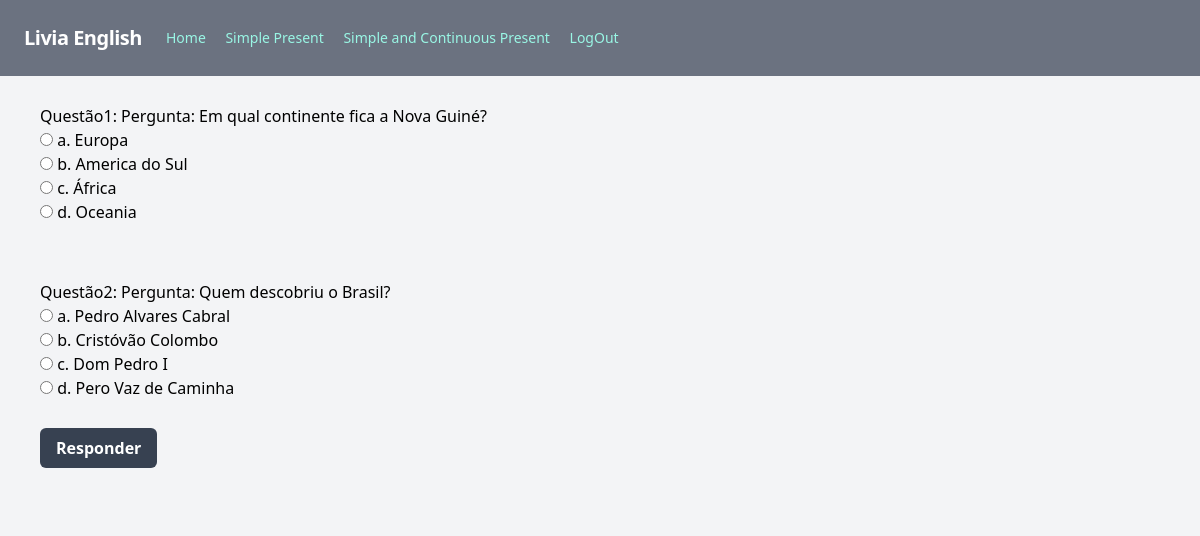
The app's page /questionario/ with its own data.
### simuladosingles/models.py (models this page shows)
class Question(models.Model):
    pergunta = models.CharField(max_length=500)
    assertiva1 = models.CharField(max_length=500)
    assertiva2 = models.CharField(max_length=500)
    assertiva3 = models.CharField(max_length=500)
    assertiva4 = models.CharField(max_length=500)
    resposta = models.CharField(max_length=500)

### simuladosingles/views.py (the view)
# urls.py: path('questionario/',views.questionario, name='questionario'),
def questionario(request):
    question_list = Question.objects.order_by("id")
    context = {
        "question_list": question_list,
    }
    return render(request, 'questionario.html',context)

### templates/questionario.html (shortened to what this page needs)
{% extends 'home.html' %}
{% block content %}
<form action="{% url 'resultado_questionario' %}" method="get" class="form-polls">
      {% for question in question_list %}
          <br/>
          <div class="text-left py-1 px-10">
          <fieldset>
              <legend>Questão{{question.id}}: Pergunta: {{ question.pergunta }}</legend>
              <div>
                <input type="radio" id="assertiva" name='{{question.id}}' value="{{question.assertiva1}}"  />
                <label for={{question.id}}a >a. {{ question.assertiva1 }}</label>
              </div>
              <div>
                  <input type="radio" id="assertiva" name='{{question.id}}' value="{{question.assertiva2}}" />
                  <label for={{question.id}}b>b. {{question.assertiva2}}</label>
                </div>
                <div>
                  <input type="radio" id="assertiva" name='{{question.id}}' value="{{question.assertiva3}}" />
                  <label for={{question.id}}c >c. {{question.assertiva3}}</label>
                </div>
                <div>
                  <input type="radio" id="assertiva" name='{{question.id}}' value="{{question.assertiva4}}" />
                  <label for={{question.id}}d>d. {{question.assertiva4}}</label>
                </div>
          </fieldset>
        </div>
       <br/>
      {% endfor %}
      <input class="bg-gray-700 ml-10 mb-10 hover:bg-blue-600 text-white font-semibold rounded-md py-2 px-4 w-50" type="submit" value="Responder" />
    </form>
{% endblock %}

### records on screen
Question: id "1", pergunta "Em qual continente fica a Nova Guiné?", assertiva1 "Europa", assertiva2 "America do Sul", assertiva3 "África", assertiva4 "Oceania"
Question: id "2", pergunta "Quem descobriu o Brasil?", assertiva1 "Pedro Alvares Cabral", assertiva2 "Cristóvão Colombo", assertiva3 "Dom Pedro I", assertiva4 "Pero Vaz de Caminha"
